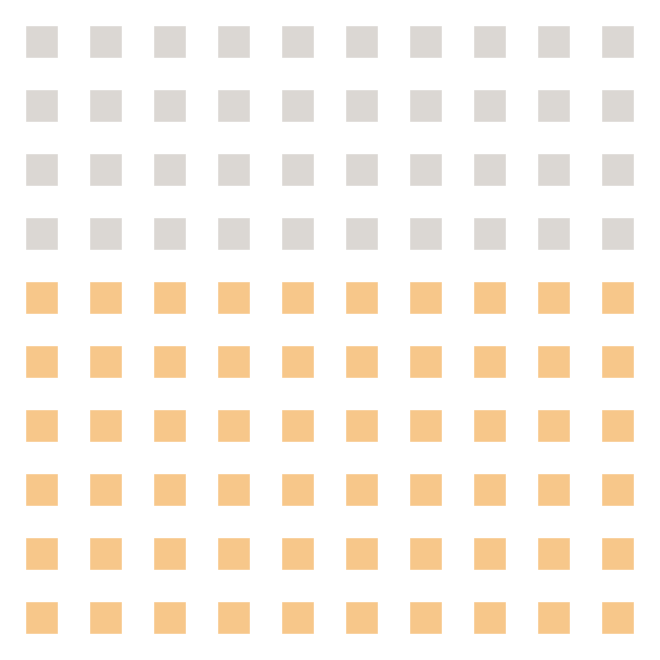

This figure's Vega-Lite source:
### Vega-Lite specification from a JSON file in a GitHub repository (floating-point values rounded to 4 significant figures)
{"$schema": "https://vega.github.io/schema/vega-lite/v5.json", "config": {"view": {"stroke": "white"}}, "width": 320, "height": 320, "data": {"values": [{"id": 1}, {"id": 2}, {"id": 3}, {"id": 4}, {"id": 5}, {"id": 6}, {"id": 7}, {"id": 8}, {"id": 9}, {"id": 10}, {"id": 11}, {"id": 12}, {"id": 13}, {"id": 14}, {"id": 15}, {"id": 16}, {"id": 17}, {"id": 18}, {"id": 19}, {"id": 20}, {"id": 21}, {"id": 22}, {"id": 23}, {"id": 24}, {"id": 25}, {"id": 26}, {"id": 27}, {"id": 28}, {"id": 29}, {"id": 30}, {"id": 31}, {"id": 32}, {"id": 33}, {"id": 34}, {"id": 35}, {"id": 36}, {"id": 37}, {"id": 38}, {"id": 39}, {"id": 40}, {"id": 41}, {"id": 42}, {"id": 43}, {"id": 44}, {"id": 45}, {"id": 46}, {"id": 47}, {"id": 48}, {"id": 49}, {"id": 50}, {"id": 51}, {"id": 52}, {"id": 53}, {"id": 54}, {"id": 55}, {"id": 56}, {"id": 57}, {"id": 58}, {"id": 59}, {"id": 60}, {"id": 61}, {"id": 62}, {"id": 63}, {"id": 64}, {"id": 65}, {"id": 66}, {"id": 67}, {"id": 68}, {"id": 69}, {"id": 70}, {"id": 71}, {"id": 72}, {"id": 73}, {"id": 74}, {"id": 75}, {"id": 76}, {"id": 77}, {"id": 78}, {"id": 79}, {"id": 80}, {"id": 81}, {"id": 82}, {"id": 83}, {"id": 84}, {"id": 85}, {"id": 86}, {"id": 87}, {"id": 88}, {"id": 89}, {"id": 90}, {"id": 91}, {"id": 92}, {"id": 93}, {"id": 94}, {"id": 95}, {"id": 96}, {"id": 97}, {"id": 98}, {"id": 99}, {"id": 100}]}, "transform": [{"calculate": "ceil (datum.id/10)", "as": "col"}, {"calculate": "datum.id - datum.col*10", "as": "row"}], "mark": {"type": "point", "filled": true}, "encoding": {"x": {"field": "row", "type": "ordinal", "axis": null}, "y": {"field": "col", "type": "ordinal", "axis": null}, "shape": {"value": "square"}, "color": {"condition": {"test": "datum.id  <=40", "value": "#ccc6c0"}, "value": "#f4af59"}, "size": {"value": 250}}}
